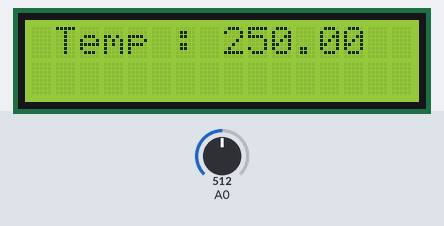
A sketch run on a simulated Arduino Uno, built with avr-gcc and run on an emulated ATmega328P. On the bench: 16×2 character LCD. The test bench sets the inputs (shaded band); at power-on: A0 = 512. What the sketch prints to the serial monitor is not drawn.

Above: at 2.6 s.
2.7 s: A0 set to 716
At 5.3 s:
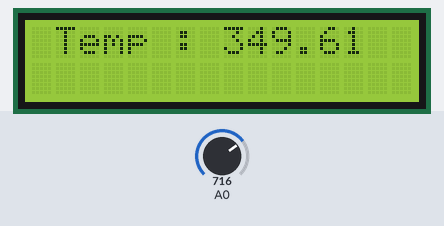
5.7 s: A0 set to 900
At 6.9 s:
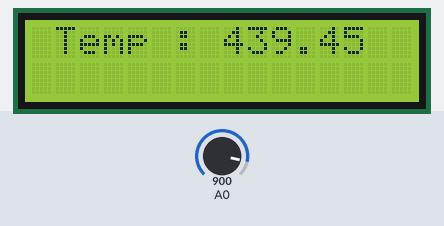
8.7 s: A0 set to 1023
At 11.4 s:
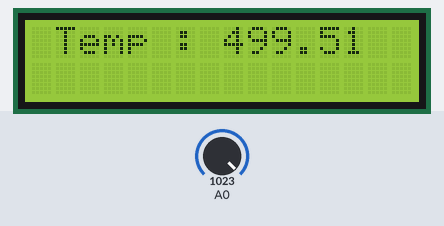
Timing chart, 0 to 12.9 s (numbered marks = the images above; inputs shaded):
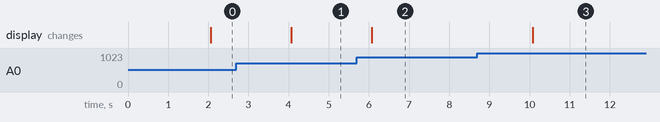

Measured:
- after the input at 2.7 s, the display: changes after 1.4 s (image 1)
- after the input at 5.7 s, the display: changes after 0.37 s (image 2)
- after the input at 8.7 s, the display: changes after 1.4 s (image 3)

The sketch:

ode_OF_The_Project_For_The_Measurement_OF_The_Temperature_._.INO
```cpp
// The Project For The Measurement OF The Temperature .

// In this program, We want to Measure the Temperature and then Display it on the LCD Screen .

// The Main Code OF The Project For The Measurement OF The Temperature . . INO . .


#include <LiquidCrystal.h>                                                                                              // Library Required for this Project .


const int rs = 12, en = 11, d4 = 5, d5 = 4, d6 = 3, d7 = 2;                                                           // Definition of Different Bases .
LiquidCrystal LCD (rs, en, d4, d5, d6, d7);                                                                          // Definition of Different Bases .


void setup () {


  Serial.begin (9600);                                                                                          // Introducing the Series .
  LCD.begin (16, 2);                                                                                           // Introducing LCD Resolution .


}


void loop () {


  delay (2000);                                                                                        // Running the Delay Function (2 Seconds) . :
  float DataCensor = analogRead (A0);                                                                 // Read Data . :
  float Temp = DataCensor * 0.48828125;                                                              // Set Value to Temp .
  Serial.print (" Temp : ");                                                                        // Show the Desired Message .
  Serial.print (Temp);                                                                             // Show the Desired Message .
  LCD.setCursor (0, 0);                                                                           // To run Regularly and Display the OUTPUT Below.
  LCD.print (" Temp : ");                                                                        // Show the Desired Message .
  LCD.print (Temp);                                                                             // Show the Desired Message .


}
```
